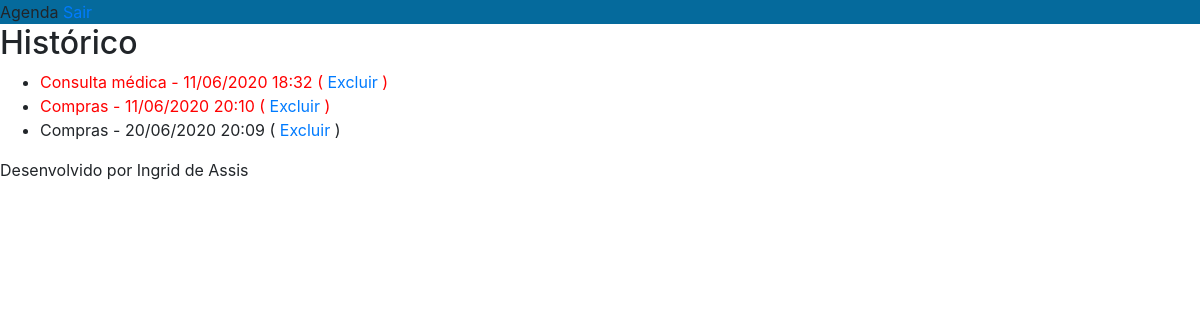
Page /agenda/evento/historico/ (signed in) on the earlier database version.
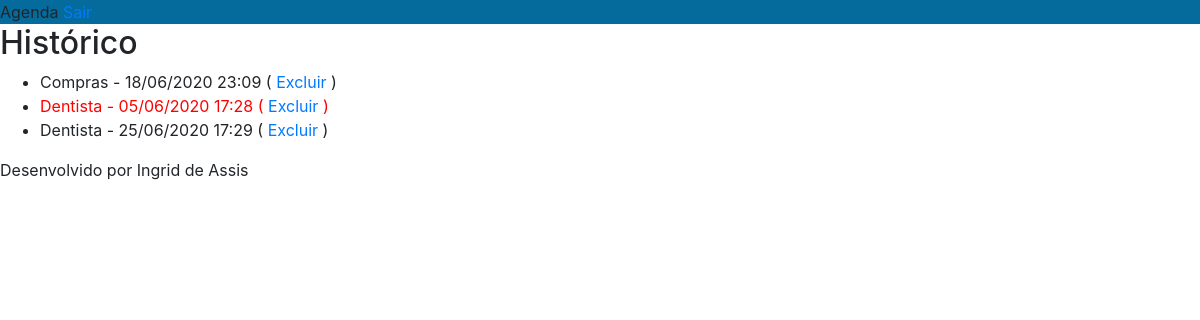
Same page on the later database version.
### core/models.py (models this page shows, shortened)
class Evento(models.Model):
    titulo = models.CharField(max_length=100) #cria o nome do evento
    descricao = models.TextField(blank=True, null=True) #a descricao do evento pode ser nula ou em branco
    data_evento = models.DateTimeField(verbose_name='Data do evento')
    data_criacao = models.DateTimeField(auto_now=True) #insere a data atual do sistema
    usuario = models.ForeignKey(User, on_delete= models.CASCADE) #se o dono do evento for excluido vc exclui todos os eventos dele
    class Meta:
        db_table= 'evento' #o nome da tabela é evento
    def get_data_evento(self):
        return self.data_evento.strftime(' %d/%m/%Y %H:%M')
    def get_evento_atrasado(self):
        if self.data_evento < datetime.now() - timedelta(hours=24):
            return True
        return False
    def get_evento_do_dia(self):
        if self.data_evento.strftime('%Y-%m-%d') == date.today().strftime('%Y-%m-%d'):
            return True
        return False

### core/views.py (the view)
# urls.py: path('agenda/evento/historico/', views.historico),
def historico(request):
    usuario = request.user
    evento = Evento.objects.filter(usuario=usuario)
    dados = {'eventos': evento}
    return render(request, 'historico.html', dados)

### templates/historico.html (shortened to what this page needs)
{% extends "model-page.html"%}
{% block content%}
       <h2>Histórico</h2>
    <ul>
       {% for evento in eventos %}
       <li>
            <div style= {% if evento.get_evento_atrasado %}
                            "color: red"
                        {% endif %}
            >
               {{evento.titulo}} - {{ evento.get_data_evento}}
               ( <a href="delete/{{evento.id}}/">Excluir</a> )
          </div>
         </li>
       {%endfor %}
    </ul>
{% endblock%}

### templates/model-page.html
<!DOCTYPE html>
<html lang='pt-br'>
    <head>
        {% include "model-head.html" %}
    </head>
    <body>
       {% include "model-header.html" %}
       {% block content %} {% endblock %}
       {% include "model-footer.html" %}
    </body>
</html>

### templates/model-head.html (shortened to what this page needs)
{% load static %}
<link rel="stylesheet" href="{% static 'css/styles.css' %}">
<link rel="stylesheet" href="https://stackpath.bootstrapcdn.com/bootstrap/4.5.0/css/bootstrap.min.css">

### templates/model-header.html
<div class="topo">
    Agenda
    <a href="/logout" id="logout">Sair</a>
</div>

### templates/model-footer.html (shortened to what this page needs)
<p> Desenvolvido por Ingrid de Assis </p>

### core/static/css/styles.css (style rules this page uses)
.topo { width: 100%; height: 50%; background-color: #056A9C; margin: 0; padding: 0; }

Differences in the rows shown:
removed Evento: titulo "Consulta médica", get_data_evento "11/06/2020 18:32"
removed Evento: titulo "Compras", get_data_evento "11/06/2020 20:10"
changed Evento "Compras": get_data_evento "20/06/2020 20:09" → "18/06/2020 23:09"
added Evento: titulo "Dentista", get_data_evento "05/06/2020 17:28"
added Evento: titulo "Dentista", get_data_evento "25/06/2020 17:29"
